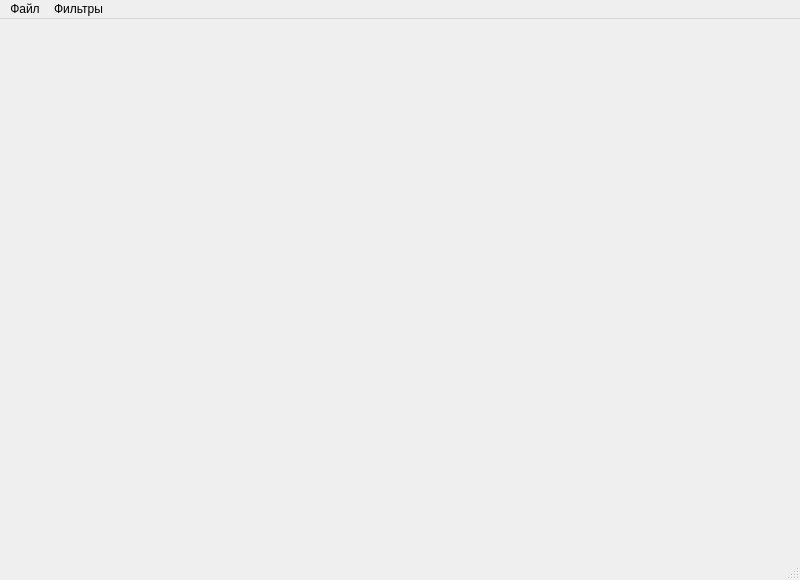
<?xml version="1.0" encoding="UTF-8"?>
<ui version="4.0">
 <class>MainWindow</class>
 <widget class="QMainWindow" name="MainWindow">
  <property name="geometry">
   <rect>
    <x>0</x>
    <y>0</y>
    <width>800</width>
    <height>580</height>
   </rect>
  </property>
  <property name="windowTitle">
   <string>MainWindow</string>
  </property>
  <widget class="QWidget" name="centralwidget">
   <widget class="QLabel" name="image">
    <property name="geometry">
     <rect>
      <x>40</x>
      <y>40</y>
      <width>720</width>
      <height>470</height>
     </rect>
    </property>
    <property name="text">
     <string/>
    </property>
    <property name="pixmap">
     <pixmap resource="resources.qrc">:/myImages/island.jpg</pixmap>
    </property>
    <property name="scaledContents">
     <bool>false</bool>
    </property>
    <property name="alignment">
     <set>Qt::AlignJustify|Qt::AlignVCenter</set>
    </property>
   </widget>
  </widget>
  <widget class="QMenuBar" name="menubar">
   <property name="geometry">
    <rect>
     <x>0</x>
     <y>0</y>
     <width>800</width>
     <height>21</height>
    </rect>
   </property>
   <widget class="QMenu" name="file_menu">
    <property name="title">
     <string>Файл</string>
    </property>
    <addaction name="open_file"/>
    <addaction name="save_file_as"/>
    <addaction name="separator"/>
    <addaction name="exit"/>
   </widget>
   <widget class="QMenu" name="filters">
    <property name="title">
     <string>Фильтры</string>
    </property>
    <widget class="QMenu" name="point">
     <property name="title">
      <string>Точечные</string>
     </property>
     <addaction name="inversion"/>
     <addaction name="grayscale"/>
     <addaction name="sepia"/>
     <addaction name="brightness"/>
     <addaction name="moving"/>
     <addaction name="glass"/>
     <addaction name="ideal_reflector"/>
     <addaction name="linear_stretch"/>
    </widget>
    <widget class="QMenu" name="matrix">
     <property name="title">
      <string>Матричные</string>
     </property>
     <addaction name="blur"/>
     <addaction name="gaussian_blur"/>
     <addaction name="sobel"/>
     <addaction name="sharpness"/>
     <addaction name="sharpness_max"/>
     <addaction name="scharr"/>
     <addaction name="embossing"/>
     <addaction name="median_filter"/>
    </widget>
    <widget class="QMenu" name="morphology">
     <property name="title">
      <string>Устранение шума</string>
     </property>
     <addaction name="dilation"/>
     <addaction name="erosion"/>
     <addaction name="closing"/>
     <addaction name="opening"/>
     <addaction name="black_hat"/>
     <addaction name="structuring_element"/>
    </widget>
    <addaction name="point"/>
    <addaction name="matrix"/>
    <addaction name="morphology"/>
    <addaction name="separator"/>
    <addaction name="origin"/>
   </widget>
   <addaction name="file_menu"/>
   <addaction name="filters"/>
  </widget>
  <widget class="QStatusBar" name="statusbar"/>
  <action name="inversion">
   <property name="text">
    <string>Инверсия</string>
   </property>
  </action>
  <action name="open_file">
   <property name="text">
    <string>Открыть файл</string>
   </property>
  </action>
  <action name="grayscale">
   <property name="text">
    <string>Оттенки серого</string>
   </property>
  </action>
  <action name="sepia">
   <property name="text">
    <string>Сепия</string>
   </property>
  </action>
  <action name="brightness">
   <property name="text">
    <string>Яркость</string>
   </property>
  </action>
  <action name="blur">
   <property name="text">
    <string>Размытие</string>
   </property>
  </action>
  <action name="gaussian_blur">
   <property name="text">
    <string>Размытие по Гауссу</string>
   </property>
  </action>
  <action name="sobel">
   <property name="text">
    <string>Фильтр Собеля</string>
   </property>
  </action>
  <action name="sharpness">
   <property name="text">
    <string>Резкость</string>
   </property>
  </action>
  <action name="moving">
   <property name="text">
    <string>Перенос</string>
   </property>
  </action>
  <action name="glass">
   <property name="text">
    <string>Эффект &quot;стекла&quot;</string>
   </property>
  </action>
  <action name="sharpness_max">
   <property name="text">
    <string>Резкость (максимальная)</string>
   </property>
  </action>
  <action name="scharr">
   <property name="text">
    <string>Выделение границ (по Щарру)</string>
   </property>
  </action>
  <action name="dilation">
   <property name="text">
    <string>Расширение</string>
   </property>
  </action>
  <action name="erosion">
   <property name="text">
    <string>Сужение</string>
   </property>
  </action>
  <action name="closing">
   <property name="text">
    <string>Закрытие</string>
   </property>
  </action>
  <action name="opening">
   <property name="text">
    <string>Раскрытие</string>
   </property>
  </action>
  <action name="black_hat">
   <property name="text">
    <string>Black Hat</string>
   </property>
  </action>
  <action name="structuring_element">
   <property name="text">
    <string>Задать структурирующий элемент</string>
   </property>
  </action>
  <action name="save_file_as">
   <property name="text">
    <string>Сохранить файл как...</string>
   </property>
  </action>
  <action name="exit">
   <property name="text">
    <string>Выйти</string>
   </property>
  </action>
  <action name="origin">
   <property name="text">
    <string>Исходное изображение</string>
   </property>
  </action>
  <action name="embossing">
   <property name="text">
    <string>Тиснение</string>
   </property>
  </action>
  <action name="ideal_reflector">
   <property name="text">
    <string>Идеальный отражатель</string>
   </property>
  </action>
  <action name="linear_stretch">
   <property name="text">
    <string>Линейное растяжение</string>
   </property>
  </action>
  <action name="median_filter">
   <property name="text">
    <string>Медианный фильтр</string>
   </property>
  </action>
 </widget>
 <resources>
  <include location="resources.qrc"/>
 </resources>
 <connections/>
</ui>
